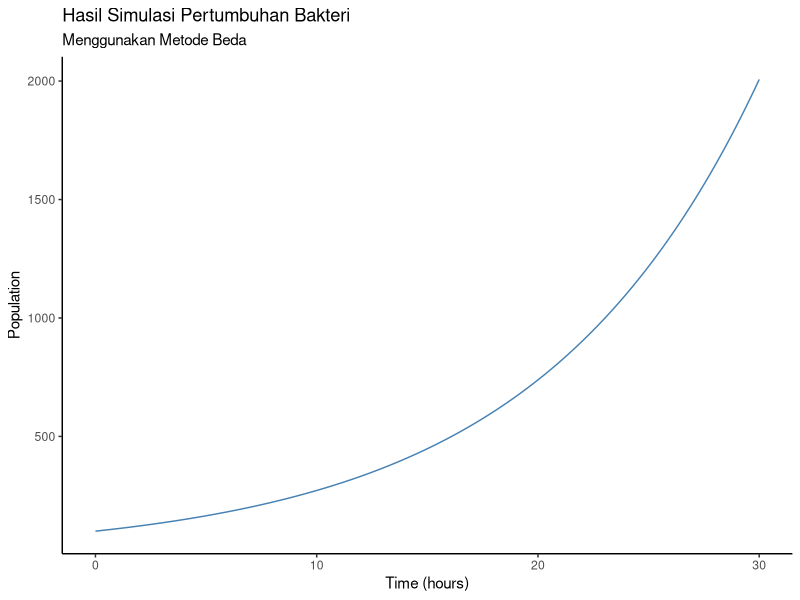

This figure's R source:
## ---- chunk 1
knitr::opts_chunk$set(echo = TRUE)

library(dplyr)
library(ggplot2)

options(scipen = 999)

rm(list=ls())
## ---- chunk 2
# define
sim_length = 1
population = 100
rate = 0.1
dt = .05

# compute
rate_per_step = rate * dt
num_iter = sim_length / dt

for(i in 1:num_iter){
  population = population + rate_per_step * population
  t = i*dt
  print(paste("Populasi = ",population," pada t = ",t))
}
## ---- chunk 3
rm(list=ls())
# define
sim_length = 30
population = 100
rate = 0.1
dt = .005

# compute
rate_per_step = rate * dt
num_iter = sim_length / dt

hasil = data.frame(pop = NA,
                   t = NA)
hasil[1,] = list(population,0)
j = 2

for(i in 1:num_iter){
  population = population + rate_per_step * population
  t = i*dt
  hasil[j,] = list(population,t)
  j = j+1
}

hasil %>% 
  ggplot(aes(x = t,
             y = pop)) +
  geom_line(color = "steelblue") +
  labs(title = "Hasil Simulasi Pertumbuhan Bakteri",
       subtitle = "Menggunakan Metode Beda",
       x = "Time (hours)",
       y = "Population") +
  theme_classic()
## ---- chunk 4
rm(list=ls())

# initialize
dt = .1
t0 = 0
P0 = 300

# fungsi dP/dt
dPdt = function(P){
  10 + (P/3)
}

# dP/dt saat t = 0
dPdt(300)

# kita mulai dulu
# t = 1
P1 = P0 + dPdt(P0) * dt
P1

# t = 2
P2 = P1 + dPdt(P1) * dt
P2
## ---- chunk 5
rm(list=ls())

dt = .1
t0 = 0
P0 = 300

# fungsi dP/dt
f = function(t,P){
  t # abaikan
  return(10 + (P/3))
}

# iterasi pertama
t1 = t0 + 1 * dt

Y1 = P0 + f(t0,P0) * dt

P1 = P0 + 0.5 * (f(t0,P0) + f(t1,Y1)) * dt

P1


# iterasi kedua
t2 = t1 + 2 * dt

Y2 = P1 + f(t1,P1) * dt

P2 = P1 + 0.5 * (f(t1,P1) + f(t2,Y2)) * dt

P2

## ---- chunk 6
rk_4order = function(f, x0, y0, dt, n){
  # initial condition
  x = x0
  y = y0
  # proses iterasi
  for(i in 1:n){
    k1 = f(x0,y0)
    k2 = f(x0 + 0.5*h,y0 + 0.5*k1*h)
    k3 = f(x0 + 0.5*h,y0 + 0.5*k2*h)
    k4 = f(x0 + h,y0 + k3*h)
    y0 = y0 + (1/6)*(k1 + 2*k2 + 2*k3 + k4) * h
    x0 = x0 + h
    x = c(x, x0)
    y = c(y, y0)
  }
  # output
  output = data.frame(x = x,
                      y = y)
  return(output)
}
